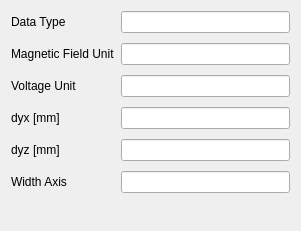
      <widget class="QWidget" name="">
       <property name="geometry">
        <rect>
         <x>720</x>
         <y>30</y>
         <width>301</width>
         <height>231</height>
        </rect>
       </property>
       <layout class="QFormLayout" name="fm_calibration">
        <property name="fieldGrowthPolicy">
         <enum>QFormLayout::AllNonFixedFieldsGrow</enum>
        </property>
        <property name="verticalSpacing">
         <number>10</number>
        </property>
        <item row="1" column="1">
         <widget class="QLineEdit" name="le_field_unit"/>
        </item>
        <item row="2" column="0">
         <widget class="QLabel" name="la_voltage_unit">
          <property name="text">
           <string>Voltage Unit</string>
          </property>
         </widget>
        </item>
        <item row="2" column="1">
         <widget class="QLineEdit" name="le_voltage_unit"/>
        </item>
        <item row="3" column="0">
         <widget class="QLabel" name="la_dyx">
          <property name="text">
           <string>dyx [mm]</string>
          </property>
         </widget>
        </item>
        <item row="3" column="1">
         <widget class="QLineEdit" name="le_dyx"/>
        </item>
        <item row="4" column="0">
         <widget class="QLabel" name="la_dyz">
          <property name="text">
           <string>dyz [mm]</string>
          </property>
         </widget>
        </item>
        <item row="4" column="1">
         <widget class="QLineEdit" name="le_dyz"/>
        </item>
        <item row="5" column="0">
         <widget class="QLabel" name="la_width_axis">
          <property name="text">
           <string>Width Axis</string>
          </property>
         </widget>
        </item>
        <item row="5" column="1">
         <widget class="QLineEdit" name="le_width_axis"/>
        </item>
        <item row="1" column="0">
         <widget class="QLabel" name="la_field_unit">
          <property name="text">
           <string>Magnetic Field Unit</string>
          </property>
         </widget>
        </item>
        <item row="0" column="1">
         <widget class="QLineEdit" name="le_data_type"/>
        </item>
        <item row="0" column="0">
         <widget class="QLabel" name="label">
          <property name="text">
           <string>Data Type</string>
          </property>
         </widget>
        </item>
       </layout>
      </widget>
